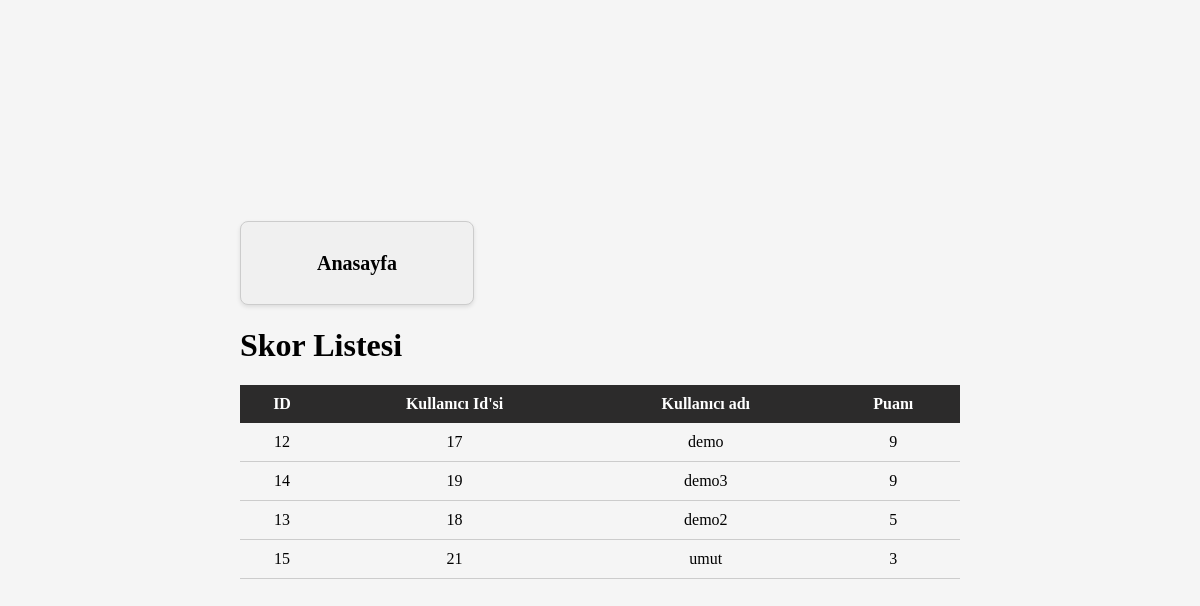
The app's page /scoreboard.php (signed in) with its own data.
### tables this page shows
CREATE TABLE "scoreboard" (
	"id"	INTEGER,
	"userId"	INTEGER NOT NULL,
	"score"	INTEGER NOT NULL,
	PRIMARY KEY("id" AUTOINCREMENT)
);

CREATE TABLE "users" (
	"id"	INTEGER,
	"name"	TEXT NOT NULL,
	"surname"	TEXT NOT NULL,
	"nickname"	TEXT NOT NULL,
	"passwd"	TEXT NOT NULL,
	"isAdmin"	INTEGER NOT NULL,
	"role"	TEXT NOT NULL,
	PRIMARY KEY("id" AUTOINCREMENT)
);

### functions/functions.php (called while the page is built, shortened)
<?php
function getScoreboard() {
    include "db.php";
    $query = "SELECT s.id, s.userId, s.score, u.nickname FROM scoreboard s LEFT JOIN users u ON s.userId = u.id  ORDER BY s.score DESC";
    $statement = $pdo->prepare($query);
    $statement->execute();
    $result = $statement->fetchAll();
    return $result;
}
?>

### scoreboard.php (the view, shortened to what this page needs)
<?php
  include "functions/functions.php";
  $scoreboard= getScoreboard();
?>
<!DOCTYPE html>
<html lang="tr">
<head>
  <link rel="stylesheet" href="style.css">
</head>
<body>
  <div class="userList">
    <a href="index.php">
          <div class="navbarButton">
            Anasayfa
          </div>
        </a>
    <table>
      <thead>
        <h1>Skor Listesi</h1>
        <tr>
          <?php
          if($_SESSION['isAdmin']):?>
            <th>ID</th>
          <?php endif?>
            <th>Kullanıcı Id'si</th>
            <th>Kullanıcı adı</th>
            <th>Puanı</th>
        </tr>
      </thead>
      <tbody>
        <?php foreach($scoreboard as $listper):?>
          <tr>
            <?php if($_SESSION['isAdmin']):?>
              <td><?php echo $listper['id'];?></td>
            <?php endif?>
              <td><?php echo $listper['userId'];?></td>
              <td><?php echo $listper['nickname'];?></td>
              <td><?php echo $listper['score'];?></td>
            </tr>
        <?php endforeach?>
      </tbody>
    </table>
  </div>
</body>
</html>

### style.css (style rules this page uses)
body { background-color: #f5f5f5; display: flex; justify-content: center; align-items: center; height: 100vh; margin: 0; }
.navbarButton { display: flex; align-items: center; justify-content: center; text-align: center; background-color: #f0f0f0; border: 1px solid #ccc; border-radius: 8px; padding: 1rem; text-align: center; width: 200px; height: 50px; box-shadow: 0 2px 4px rgba(0, 0, 0, 0.1); transition: transform 0.2s; }
a { text-decoration: none; color: black; font-size: 20px; font-weight: bold; }
.userList { width: 60%; height: auto; }
.userList table { margin-top: 10px; width: 100%; border-collapse: collapse; text-align: center; }
.userList table th { background-color: rgb(44, 43, 43); padding: 10px; color: #fff; }
.userList table td { padding: 10px; border-bottom: 1px solid #ccc; }

### records on screen
scoreboard: id "12", userId "17", userId.nickname "demo", score "9"
scoreboard: id "14", userId "19", userId.nickname "demo3", score "9"
scoreboard: id "13", userId "18", userId.nickname "demo2", score "5"
scoreboard: id "15", userId "21", userId.nickname "umut", score "3"
